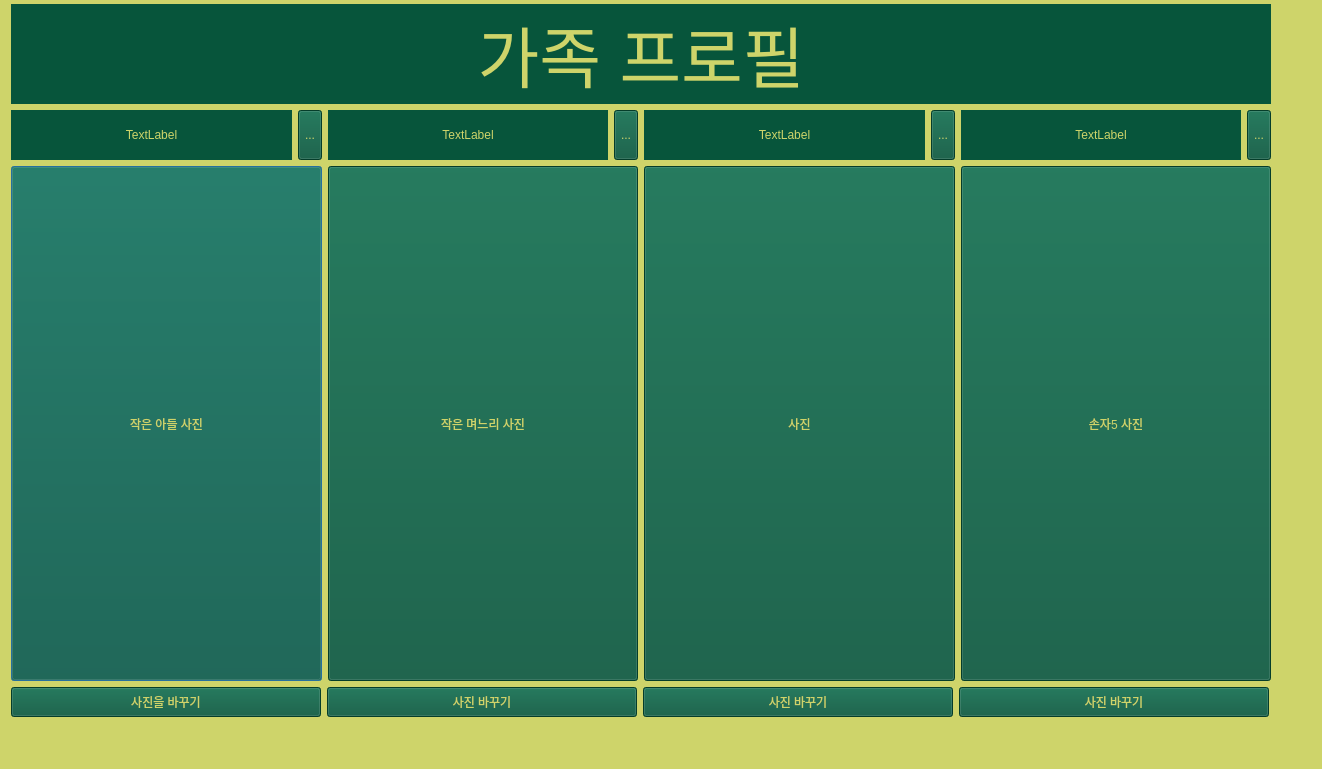
<?xml version="1.0" encoding="UTF-8"?>
<ui version="4.0">
 <class>Dialog</class>
 <widget class="QDialog" name="Dialog">
  <property name="geometry">
   <rect>
    <x>0</x>
    <y>0</y>
    <width>1322</width>
    <height>769</height>
   </rect>
  </property>
  <property name="minimumSize">
   <size>
    <width>1280</width>
    <height>720</height>
   </size>
  </property>
  <property name="windowTitle">
   <string>N2_1</string>
  </property>
  <property name="styleSheet">
   <string notr="true">background-color:rgb(206, 212, 106);
</string>
  </property>
  <widget class="QWidget" name="layoutWidget">
   <property name="geometry">
    <rect>
     <x>9</x>
     <y>4</y>
     <width>1264</width>
     <height>713</height>
    </rect>
   </property>
   <layout class="QGridLayout" name="gridLayout">
    <item row="0" column="0">
     <widget class="QLabel" name="label">
      <property name="minimumSize">
       <size>
        <width>1260</width>
        <height>90</height>
       </size>
      </property>
      <property name="maximumSize">
       <size>
        <width>1260</width>
        <height>16777215</height>
       </size>
      </property>
      <property name="font">
       <font>
        <pointsize>50</pointsize>
       </font>
      </property>
      <property name="styleSheet">
       <string notr="true">background-color: rgb(7, 85, 59);
color:rgb(206, 212, 106);
</string>
      </property>
      <property name="text">
       <string>가족 프로필</string>
      </property>
      <property name="alignment">
       <set>Qt::AlignCenter</set>
      </property>
     </widget>
    </item>
    <item row="1" column="0">
     <layout class="QVBoxLayout" name="verticalLayout">
      <item>
       <layout class="QHBoxLayout" name="horizontalLayout">
        <item>
         <widget class="QLabel" name="label_1">
          <property name="minimumSize">
           <size>
            <width>0</width>
            <height>50</height>
           </size>
          </property>
          <property name="styleSheet">
           <string notr="true">background-color: rgb(7, 85, 59);
color:rgb(206, 212, 106);
</string>
          </property>
          <property name="text">
           <string>TextLabel</string>
          </property>
          <property name="alignment">
           <set>Qt::AlignCenter</set>
          </property>
         </widget>
        </item>
        <item>
         <widget class="QToolButton" name="toolButton">
          <property name="minimumSize">
           <size>
            <width>0</width>
            <height>50</height>
           </size>
          </property>
          <property name="styleSheet">
           <string notr="true">background-color: rgb(7, 85, 59);
color:rgb(206, 212, 106);
</string>
          </property>
          <property name="text">
           <string>...</string>
          </property>
         </widget>
        </item>
        <item>
         <widget class="QLabel" name="label_2">
          <property name="minimumSize">
           <size>
            <width>0</width>
            <height>50</height>
           </size>
          </property>
          <property name="styleSheet">
           <string notr="true">background-color: rgb(7, 85, 59);
color:rgb(206, 212, 106);
</string>
          </property>
          <property name="text">
           <string>TextLabel</string>
          </property>
          <property name="alignment">
           <set>Qt::AlignCenter</set>
          </property>
         </widget>
        </item>
        <item>
         <widget class="QToolButton" name="toolButton_2">
          <property name="minimumSize">
           <size>
            <width>0</width>
            <height>50</height>
           </size>
          </property>
          <property name="styleSheet">
           <string notr="true">background-color: rgb(7, 85, 59);
color:rgb(206, 212, 106);
</string>
          </property>
          <property name="text">
           <string>...</string>
          </property>
         </widget>
        </item>
        <item>
         <widget class="QLabel" name="label_3">
          <property name="minimumSize">
           <size>
            <width>0</width>
            <height>50</height>
           </size>
          </property>
          <property name="styleSheet">
           <string notr="true">background-color: rgb(7, 85, 59);
color:rgb(206, 212, 106);
</string>
          </property>
          <property name="text">
           <string>TextLabel</string>
          </property>
          <property name="alignment">
           <set>Qt::AlignCenter</set>
          </property>
         </widget>
        </item>
        <item>
         <widget class="QToolButton" name="toolButton_3">
          <property name="minimumSize">
           <size>
            <width>0</width>
            <height>50</height>
           </size>
          </property>
          <property name="styleSheet">
           <string notr="true">background-color: rgb(7, 85, 59);
color:rgb(206, 212, 106);
</string>
          </property>
          <property name="text">
           <string>...</string>
          </property>
         </widget>
        </item>
        <item>
         <widget class="QLabel" name="label_4">
          <property name="minimumSize">
           <size>
            <width>0</width>
            <height>50</height>
           </size>
          </property>
          <property name="styleSheet">
           <string notr="true">background-color: rgb(7, 85, 59);
color:rgb(206, 212, 106);
</string>
          </property>
          <property name="text">
           <string>TextLabel</string>
          </property>
          <property name="alignment">
           <set>Qt::AlignCenter</set>
          </property>
         </widget>
        </item>
        <item>
         <widget class="QToolButton" name="toolButton_4">
          <property name="minimumSize">
           <size>
            <width>0</width>
            <height>50</height>
           </size>
          </property>
          <property name="styleSheet">
           <string notr="true">background-color: rgb(7, 85, 59);
color:rgb(206, 212, 106);
</string>
          </property>
          <property name="text">
           <string>...</string>
          </property>
         </widget>
        </item>
       </layout>
      </item>
      <item>
       <layout class="QHBoxLayout" name="horizontalLayout_3">
        <item>
         <widget class="QPushButton" name="btn1">
          <property name="minimumSize">
           <size>
            <width>310</width>
            <height>515</height>
           </size>
          </property>
          <property name="styleSheet">
           <string notr="true">background-color: rgb(7, 85, 59);
color:rgb(206, 212, 106);
</string>
          </property>
          <property name="text">
           <string>작은 아들 사진</string>
          </property>
         </widget>
        </item>
        <item>
         <widget class="QPushButton" name="btn2">
          <property name="minimumSize">
           <size>
            <width>310</width>
            <height>515</height>
           </size>
          </property>
          <property name="styleSheet">
           <string notr="true">background-color: rgb(7, 85, 59);
color:rgb(206, 212, 106);
</string>
          </property>
          <property name="text">
           <string>작은 며느리 사진</string>
          </property>
         </widget>
        </item>
        <item>
         <widget class="QPushButton" name="btn3">
          <property name="minimumSize">
           <size>
            <width>310</width>
            <height>515</height>
           </size>
          </property>
          <property name="styleSheet">
           <string notr="true">background-color: rgb(7, 85, 59);
color:rgb(206, 212, 106);
</string>
          </property>
          <property name="text">
           <string>사진</string>
          </property>
         </widget>
        </item>
        <item>
         <widget class="QPushButton" name="btn4">
          <property name="minimumSize">
           <size>
            <width>310</width>
            <height>515</height>
           </size>
          </property>
          <property name="styleSheet">
           <string notr="true">background-color: rgb(7, 85, 59);
color:rgb(206, 212, 106);
</string>
          </property>
          <property name="text">
           <string>손자5 사진</string>
          </property>
         </widget>
        </item>
       </layout>
      </item>
      <item>
       <layout class="QHBoxLayout" name="horizontalLayout_4">
        <item>
         <widget class="QToolButton" name="pic1">
          <property name="minimumSize">
           <size>
            <width>310</width>
            <height>30</height>
           </size>
          </property>
          <property name="styleSheet">
           <string notr="true">background-color: rgb(7, 85, 59);
color:rgb(206, 212, 106);
</string>
          </property>
          <property name="text">
           <string>사진을 바꾸기</string>
          </property>
         </widget>
        </item>
        <item>
         <widget class="QToolButton" name="pic2">
          <property name="minimumSize">
           <size>
            <width>310</width>
            <height>30</height>
           </size>
          </property>
          <property name="styleSheet">
           <string notr="true">background-color: rgb(7, 85, 59);
color:rgb(206, 212, 106);
</string>
          </property>
          <property name="text">
           <string>사진 바꾸기</string>
          </property>
         </widget>
        </item>
        <item>
         <widget class="QToolButton" name="pic3">
          <property name="minimumSize">
           <size>
            <width>310</width>
            <height>30</height>
           </size>
          </property>
          <property name="styleSheet">
           <string notr="true">background-color: rgb(7, 85, 59);
color:rgb(206, 212, 106);
</string>
          </property>
          <property name="text">
           <string>사진 바꾸기</string>
          </property>
         </widget>
        </item>
        <item>
         <widget class="QToolButton" name="pic4">
          <property name="minimumSize">
           <size>
            <width>310</width>
            <height>30</height>
           </size>
          </property>
          <property name="styleSheet">
           <string notr="true">background-color: rgb(7, 85, 59);
color:rgb(206, 212, 106);
</string>
          </property>
          <property name="text">
           <string>사진 바꾸기</string>
          </property>
         </widget>
        </item>
       </layout>
      </item>
     </layout>
    </item>
   </layout>
  </widget>
 </widget>
 <resources/>
 <connections>
  <connection>
   <sender>btn1</sender>
   <signal>clicked()</signal>
   <receiver>Dialog</receiver>
   <slot>n2_1_Aclick_open()</slot>
   <hints>
    <hint type="sourcelabel">
     <x>273</x>
     <y>577</y>
    </hint>
    <hint type="destinationlabel">
     <x>292</x>
     <y>718</y>
    </hint>
   </hints>
  </connection>
  <connection>
   <sender>btn2</sender>
   <signal>clicked()</signal>
   <receiver>Dialog</receiver>
   <slot>n2_1_Bclick_open()</slot>
   <hints>
    <hint type="sourcelabel">
     <x>556</x>
     <y>624</y>
    </hint>
    <hint type="destinationlabel">
     <x>578</x>
     <y>717</y>
    </hint>
   </hints>
  </connection>
  <connection>
   <sender>btn3</sender>
   <signal>clicked()</signal>
   <receiver>Dialog</receiver>
   <slot>n2_1_Cclick_open()</slot>
   <hints>
    <hint type="sourcelabel">
     <x>859</x>
     <y>511</y>
    </hint>
    <hint type="destinationlabel">
     <x>867</x>
     <y>719</y>
    </hint>
   </hints>
  </connection>
  <connection>
   <sender>btn4</sender>
   <signal>clicked()</signal>
   <receiver>Dialog</receiver>
   <slot>N2_1_DnameMODIFY_click_open()</slot>
   <hints>
    <hint type="sourcelabel">
     <x>1067</x>
     <y>612</y>
    </hint>
    <hint type="destinationlabel">
     <x>1074</x>
     <y>715</y>
    </hint>
   </hints>
  </connection>
  <connection>
   <sender>toolButton</sender>
   <signal>clicked()</signal>
   <receiver>Dialog</receiver>
   <slot>N2_1_AnameMODIFY_click_open()</slot>
   <hints>
    <hint type="sourcelabel">
     <x>305</x>
     <y>132</y>
    </hint>
    <hint type="destinationlabel">
     <x>327</x>
     <y>719</y>
    </hint>
   </hints>
  </connection>
  <connection>
   <sender>toolButton_2</sender>
   <signal>clicked()</signal>
   <receiver>Dialog</receiver>
   <slot>N2_1_BnameMODIFY_click_open()</slot>
   <hints>
    <hint type="sourcelabel">
     <x>631</x>
     <y>142</y>
    </hint>
    <hint type="destinationlabel">
     <x>635</x>
     <y>719</y>
    </hint>
   </hints>
  </connection>
  <connection>
   <sender>toolButton_3</sender>
   <signal>clicked()</signal>
   <receiver>Dialog</receiver>
   <slot>N2_1_CnameMODIFY_click_open()</slot>
   <hints>
    <hint type="sourcelabel">
     <x>937</x>
     <y>123</y>
    </hint>
    <hint type="destinationlabel">
     <x>950</x>
     <y>719</y>
    </hint>
   </hints>
  </connection>
  <connection>
   <sender>toolButton_4</sender>
   <signal>clicked()</signal>
   <receiver>Dialog</receiver>
   <slot>N2_1_DnameMODIFY_click_open()</slot>
   <hints>
    <hint type="sourcelabel">
     <x>1242</x>
     <y>131</y>
    </hint>
    <hint type="destinationlabel">
     <x>1219</x>
     <y>719</y>
    </hint>
   </hints>
  </connection>
 </connections>
 <slots>
  <slot>n2_1_Aclick_open()</slot>
  <slot>n2_1_Bclick_open()</slot>
  <slot>n2_1_Cclick_open()</slot>
  <slot>n2_1_Dclick_open()</slot>
  <slot>slot1()</slot>
  <slot>N2_1_AnameMODIFY_click_open()</slot>
  <slot>N2_1_BnameMODIFY_click_open()</slot>
  <slot>N2_1_CnameMODIFY_click_open()</slot>
  <slot>N2_1_DnameMODIFY_click_open()</slot>
 </slots>
</ui>
